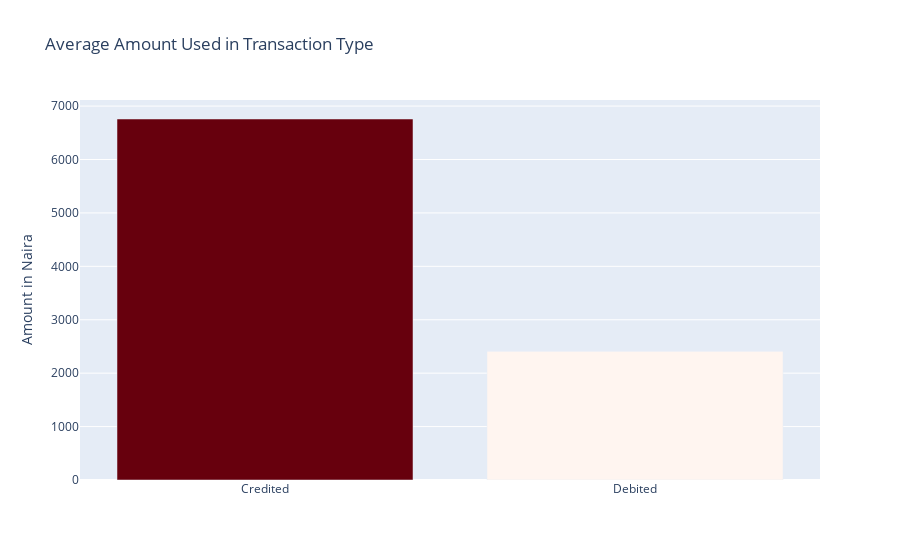

Notebook code cell kept with this figure:
### Markdown cell above
Credit Transactions has the highest average amount

### Code cell
trans_type_mean = round(trans.groupby('trans_type')['amount'].mean().to_frame(), 2)
trace = go.Bar(
    x=trans_type_mean.index,
    y=trans_type_mean.amount,
    marker=dict(color=trans_type_mean.amount, 
                colorscale='Reds')
)

data = [trace]
layout = go.Layout(title = 'Average Amount Used in Transaction Type',
                   yaxis = dict(title = 'Amount in Naira'))
fig= go.Figure(data=data, layout=layout)
po.iplot(fig)

### Figure 1 — Plotly figure (JSON) as saved in the notebook; plotly's stock layout.template omitted (floating-point values rounded to 4 significant figures)
{"data": [{"marker": {"color": [6758.0, 2408.0], "colorscale": [[0, "rgb(255,245,240)"], [0.125, "rgb(254,224,210)"], [0.25, "rgb(252,187,161)"], [0.375, "rgb(252,146,114)"], [0.5, "rgb(251,106,74)"], [0.625, "rgb(239,59,44)"], [0.75, "rgb(203,24,29)"], [0.875, "rgb(165,15,21)"], [1, "rgb(103,0,13)"]]}, "type": "bar", "x": ["Credited", "Debited"], "y": [6758.0, 2408.0]}], "layout": {"title": {"text": "Average Amount Used in Transaction Type"}, "yaxis": {"title": {"text": "Amount in Naira"}}}}
